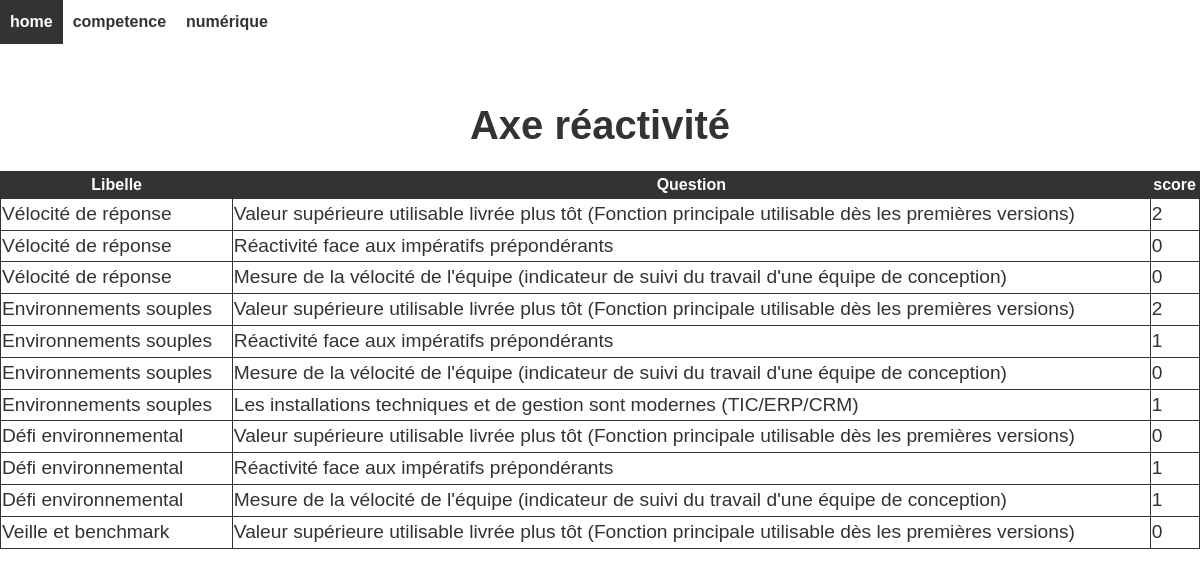
Before: /pages/réactivité.php?id=1 with the older database file.
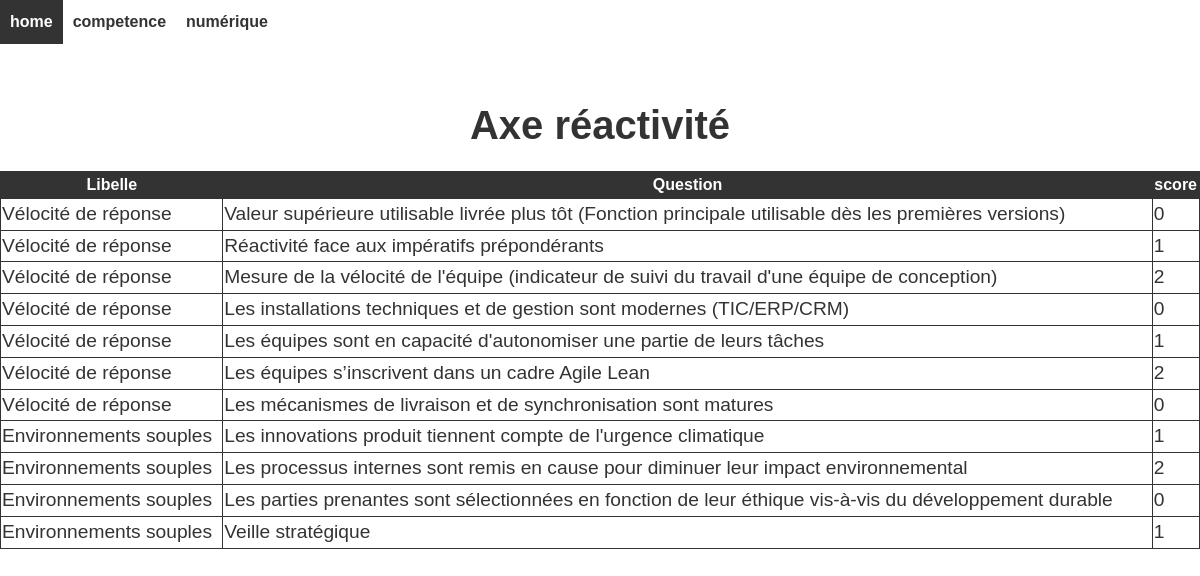
After: the same page with the newer database file.
### tables this page shows
CREATE TABLE `reactivite` (
  `id` int(11) NOT NULL,
  `identreprise` int(11) DEFAULT NULL,
  `idquestionnement` int(11) DEFAULT NULL,
  `score` int(11) DEFAULT NULL,
  `iditem` int(11) NOT NULL
);

CREATE TABLE `reactivite_item` (
  `id` int(8) NOT NULL,
  `libelle` text NOT NULL,
  `progresser` text NOT NULL
);

CREATE TABLE `questionnement_reactivite` (
  `id` int(8) NOT NULL,
  `id_item` int(11) NOT NULL,
  `question` text NOT NULL
);

### pages/réactivité.php (the view, shortened to what this page needs)
<?php require "header.php";
  $id = isset($_GET['id']) ? intval($_GET['id']) : 0;
?>
<!DOCTYPE html>
<html>
  <head>
    <link href="../style/style.css" rel="stylesheet">
  </head>
  <body>
  <nav>
    <?php
      echo '<td><a href="/Semaine-transverse-groupe-11/pages/home.php?id=' . $id . '">home</a></td>';
      echo '<td><a href="/Semaine-transverse-groupe-11/pages/competence.php?id=' . $id . '">competence</a></td>';
      echo '<td><a href="/Semaine-transverse-groupe-11/pages/numérique.php?id=' . $id . '">numérique</a></td>';
    ?>
  </nav>
    <br>
    <h1>Axe réactivité</h1>
  </body>
</html>
<?php require "header.php";
  $sql = "SELECT identreprise,score, question , libelle from reactivite
  INNER JOIN questionnement_reactivite  on reactivite.idquestionnement = questionnement_reactivite.id
  INNER JOIN reactivite_item on reactivite.iditem = reactivite_item.id
  WHERE identreprise = $id";
$result = $conn->query($sql);
if ($result->num_rows > 0) {
    echo "<table>";
    ?>
    <thead><tr><th>Libelle</th><th>Question</th><th>score</th></tr></thead>
    <?php
    while($row = $result->fetch_assoc()) {
        echo "<tr><td>".$row["libelle"]."</td><td>".$row["question"]."</td><td>".$row["score"]."</td></tr>";
    }
    echo "</table>";
} else {
    echo "0 résultats";
}
?>

Changed rows visible on the page:
changed reactivite (number 1 of 11 on the later page): score "2" → "0"
changed reactivite "Réactivité face aux impératifs prépondérants": score "0" → "1"
changed reactivite (number 3 of 11 on the later page): score "0" → "2"
changed reactivite: reactivite_item.libelle "Environnements souples" → "Vélocité de réponse"; questionnement_reactivite.question "Valeur supérieure utilisable livrée plus tôt (Fonction principale utilisable dès les premières versions)" → "Les installations techniques et de gestion sont modernes (TIC/ERP/CRM)"; score "2" → "0"
changed reactivite: reactivite_item.libelle "Environnements souples" → "Vélocité de réponse"; questionnement_reactivite.question "Réactivité face aux impératifs prépondérants" → "Les équipes sont en capacité d'autonomiser une partie de leurs tâches"
changed reactivite: reactivite_item.libelle "Environnements souples" → "Vélocité de réponse"; questionnement_reactivite.question "Mesure de la vélocité de l'équipe (indicateur de suivi du travail d'une équipe de conception)" → "Les équipes s’inscrivent dans un cadre Agile Lean"; score "0" → "2"
changed reactivite: reactivite_item.libelle "Environnements souples" → "Vélocité de réponse"; questionnement_reactivite.question "Les installations techniques et de gestion sont modernes (TIC/ERP/CRM)" → "Les mécanismes de livraison et de synchronisation sont matures"; score "1" → "0"
changed reactivite: reactivite_item.libelle "Défi environnemental" → "Environnements souples"; questionnement_reactivite.question "Valeur supérieure utilisable livrée plus tôt (Fonction principale utilisable dès les premières versions)" → "Les innovations produit tiennent compte de l'urgence climatique"; score "0" → "1"
changed reactivite: reactivite_item.libelle "Défi environnemental" → "Environnements souples"; questionnement_reactivite.question "Réactivité face aux impératifs prépondérants" → "Les processus internes sont remis en cause pour diminuer leur impact environnemental"; score "1" → "2"
changed reactivite: reactivite_item.libelle "Défi environnemental" → "Environnements souples"; questionnement_reactivite.question "Mesure de la vélocité de l'équipe (indicateur de suivi du travail d'une équipe de conception)" → "Les parties prenantes sont sélectionnées en fonction de leur éthique vis-à-vis du développement durable"; score "1" → "0"
changed reactivite: reactivite_item.libelle "Veille et benchmark" → "Environnements souples"; questionnement_reactivite.question "Valeur supérieure utilisable livrée plus tôt (Fonction principale utilisable dès les premières versions)" → "Veille stratégique"; score "0" → "1"
